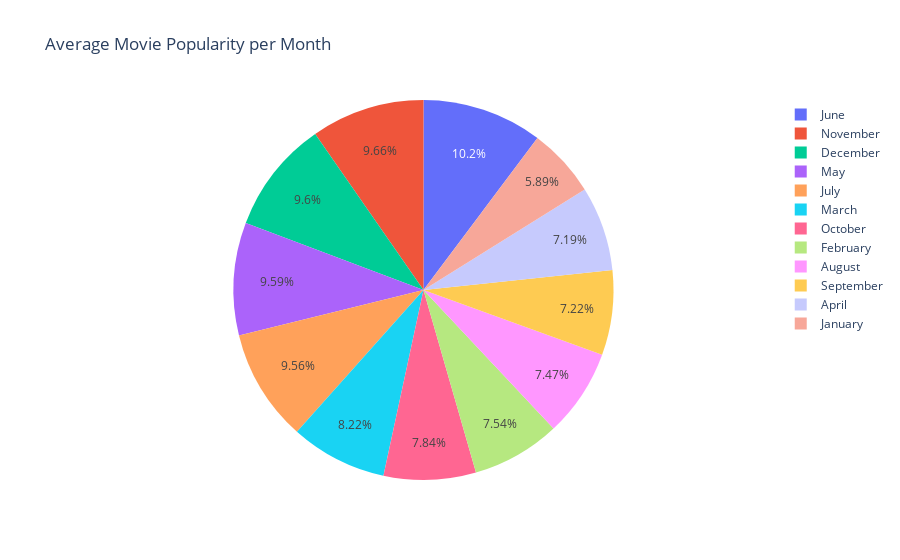

The notebook cell saved with this chart:
### Markdown cell above
(f) Checking the average movie popularity per month

### Code cell
pie_chart(new_m)

### Figure 1 — Plotly figure (JSON) as saved in the notebook; plotly's stock layout.template omitted (floating-point values rounded to 4 significant figures)
{"data": [{"domain": {"x": [0, 1], "y": [0, 1]}, "hovertemplate": "release_month=%{label}<br>popularity=%{value}<extra></extra>", "labels": ["April", "August", "December", "February", "January", "July", "June", "March", "May", "November", "October", "September"], "legendgroup": "", "name": "", "showlegend": true, "type": "pie", "values": [0.5625, 0.5844, 0.7508, 0.5899, 0.4606, 0.7477, 0.8008, 0.6428, 0.75, 0.7555, 0.6132, 0.5648]}], "layout": {"legend": {"tracegroupgap": 0}, "title": {"text": "Average Movie Popularity per Month"}}}
